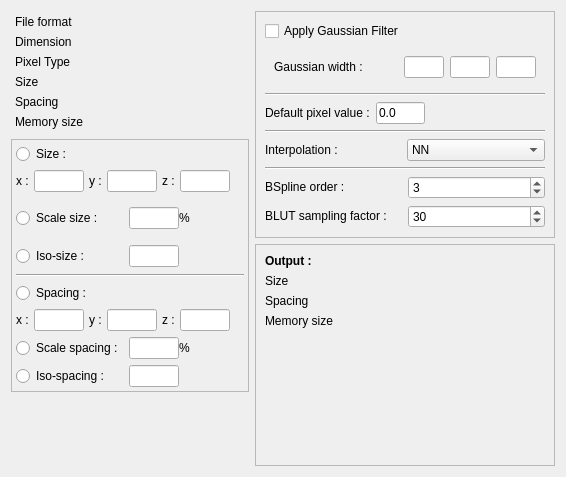
<?xml version="1.0" encoding="UTF-8"?>
<ui version="4.0">
 <class>vvToolResample</class>
 <widget class="QWidget" name="vvToolResample">
  <property name="geometry">
   <rect>
    <x>0</x>
    <y>0</y>
    <width>566</width>
    <height>477</height>
   </rect>
  </property>
  <property name="windowTitle">
   <string>Form</string>
  </property>
  <layout class="QHBoxLayout" name="horizontalLayout">
   <item>
    <layout class="QVBoxLayout" name="_14">
     <item>
      <widget class="QFrame" name="frame">
       <property name="frameShape">
        <enum>QFrame::NoFrame</enum>
       </property>
       <property name="frameShadow">
        <enum>QFrame::Raised</enum>
       </property>
       <layout class="QVBoxLayout" name="_15">
        <property name="margin">
         <number>4</number>
        </property>
        <item>
         <layout class="QHBoxLayout" name="_17">
          <item>
           <widget class="QLabel" name="label_3">
            <property name="text">
             <string>File format</string>
            </property>
           </widget>
          </item>
          <item>
           <widget class="QLabel" name="mInputFormatLabel">
            <property name="text">
             <string/>
            </property>
           </widget>
          </item>
         </layout>
        </item>
        <item>
         <layout class="QHBoxLayout" name="_18">
          <item>
           <widget class="QLabel" name="label_5">
            <property name="text">
             <string>Dimension</string>
            </property>
           </widget>
          </item>
          <item>
           <widget class="QLabel" name="mInputDimLabel">
            <property name="text">
             <string/>
            </property>
           </widget>
          </item>
         </layout>
        </item>
        <item>
         <layout class="QHBoxLayout" name="_19">
          <item>
           <widget class="QLabel" name="label_7">
            <property name="text">
             <string>Pixel Type</string>
            </property>
           </widget>
          </item>
          <item>
           <widget class="QLabel" name="mInputPixelTypeLabel">
            <property name="text">
             <string/>
            </property>
           </widget>
          </item>
         </layout>
        </item>
        <item>
         <layout class="QHBoxLayout" name="_20">
          <item>
           <widget class="QLabel" name="label_9">
            <property name="text">
             <string>Size</string>
            </property>
           </widget>
          </item>
          <item>
           <widget class="QLabel" name="mInputSizeLabel">
            <property name="text">
             <string/>
            </property>
           </widget>
          </item>
         </layout>
        </item>
        <item>
         <layout class="QHBoxLayout" name="_21">
          <item>
           <widget class="QLabel" name="label_11">
            <property name="text">
             <string>Spacing</string>
            </property>
           </widget>
          </item>
          <item>
           <widget class="QLabel" name="mInputSpacingLabel">
            <property name="text">
             <string/>
            </property>
           </widget>
          </item>
         </layout>
        </item>
        <item>
         <layout class="QHBoxLayout" name="_22">
          <item>
           <widget class="QLabel" name="label_6">
            <property name="text">
             <string>Memory size</string>
            </property>
           </widget>
          </item>
          <item>
           <widget class="QLabel" name="mInputMemoryLabel">
            <property name="text">
             <string/>
            </property>
           </widget>
          </item>
         </layout>
        </item>
       </layout>
      </widget>
     </item>
     <item>
      <widget class="QFrame" name="optionFrame">
       <property name="sizePolicy">
        <sizepolicy hsizetype="Preferred" vsizetype="Preferred">
         <horstretch>0</horstretch>
         <verstretch>0</verstretch>
        </sizepolicy>
       </property>
       <property name="frameShape">
        <enum>QFrame::StyledPanel</enum>
       </property>
       <property name="frameShadow">
        <enum>QFrame::Raised</enum>
       </property>
       <layout class="QGridLayout" name="_24">
        <property name="margin">
         <number>4</number>
        </property>
        <item row="0" column="0">
         <widget class="QRadioButton" name="sizeRadioButton">
          <property name="sizePolicy">
           <sizepolicy hsizetype="Fixed" vsizetype="Fixed">
            <horstretch>0</horstretch>
            <verstretch>0</verstretch>
           </sizepolicy>
          </property>
          <property name="text">
           <string>Size :</string>
          </property>
         </widget>
        </item>
        <item row="1" column="0" colspan="3">
         <widget class="QFrame" name="frame_2">
          <property name="sizePolicy">
           <sizepolicy hsizetype="Fixed" vsizetype="Fixed">
            <horstretch>0</horstretch>
            <verstretch>0</verstretch>
           </sizepolicy>
          </property>
          <property name="frameShape">
           <enum>QFrame::NoFrame</enum>
          </property>
          <property name="frameShadow">
           <enum>QFrame::Raised</enum>
          </property>
          <layout class="QGridLayout" name="_25">
           <property name="horizontalSpacing">
            <number>5</number>
           </property>
           <property name="verticalSpacing">
            <number>2</number>
           </property>
           <property name="margin">
            <number>0</number>
           </property>
           <item row="0" column="0">
            <widget class="QLabel" name="xSizeLabel">
             <property name="sizePolicy">
              <sizepolicy hsizetype="Fixed" vsizetype="Preferred">
               <horstretch>0</horstretch>
               <verstretch>0</verstretch>
              </sizepolicy>
             </property>
             <property name="text">
              <string>x :</string>
             </property>
            </widget>
           </item>
           <item row="0" column="1">
            <widget class="QLineEdit" name="xSizeLineEdit">
             <property name="sizePolicy">
              <sizepolicy hsizetype="Fixed" vsizetype="Fixed">
               <horstretch>0</horstretch>
               <verstretch>0</verstretch>
              </sizepolicy>
             </property>
             <property name="maximumSize">
              <size>
               <width>50</width>
               <height>16777215</height>
              </size>
             </property>
             <property name="layoutDirection">
              <enum>Qt::LeftToRight</enum>
             </property>
             <property name="text">
              <string/>
             </property>
             <property name="alignment">
              <set>Qt::AlignRight|Qt::AlignTrailing|Qt::AlignVCenter</set>
             </property>
             <property name="readOnly">
              <bool>true</bool>
             </property>
            </widget>
           </item>
           <item row="0" column="2">
            <widget class="QLabel" name="ySizeLabel">
             <property name="sizePolicy">
              <sizepolicy hsizetype="Fixed" vsizetype="Preferred">
               <horstretch>0</horstretch>
               <verstretch>0</verstretch>
              </sizepolicy>
             </property>
             <property name="text">
              <string>y :</string>
             </property>
            </widget>
           </item>
           <item row="0" column="3">
            <widget class="QLineEdit" name="ySizeLineEdit">
             <property name="sizePolicy">
              <sizepolicy hsizetype="Fixed" vsizetype="Fixed">
               <horstretch>0</horstretch>
               <verstretch>0</verstretch>
              </sizepolicy>
             </property>
             <property name="maximumSize">
              <size>
               <width>50</width>
               <height>16777215</height>
              </size>
             </property>
             <property name="layoutDirection">
              <enum>Qt::LeftToRight</enum>
             </property>
             <property name="alignment">
              <set>Qt::AlignRight|Qt::AlignTrailing|Qt::AlignVCenter</set>
             </property>
             <property name="readOnly">
              <bool>true</bool>
             </property>
            </widget>
           </item>
           <item row="0" column="4">
            <widget class="QLabel" name="zSizelabel">
             <property name="sizePolicy">
              <sizepolicy hsizetype="Fixed" vsizetype="Preferred">
               <horstretch>0</horstretch>
               <verstretch>0</verstretch>
              </sizepolicy>
             </property>
             <property name="text">
              <string>z :</string>
             </property>
            </widget>
           </item>
           <item row="0" column="5">
            <widget class="QLineEdit" name="zSizeLineEdit">
             <property name="enabled">
              <bool>true</bool>
             </property>
             <property name="sizePolicy">
              <sizepolicy hsizetype="Fixed" vsizetype="Fixed">
               <horstretch>0</horstretch>
               <verstretch>0</verstretch>
              </sizepolicy>
             </property>
             <property name="maximumSize">
              <size>
               <width>50</width>
               <height>16777215</height>
              </size>
             </property>
             <property name="layoutDirection">
              <enum>Qt::LeftToRight</enum>
             </property>
             <property name="alignment">
              <set>Qt::AlignRight|Qt::AlignTrailing|Qt::AlignVCenter</set>
             </property>
             <property name="readOnly">
              <bool>true</bool>
             </property>
            </widget>
           </item>
          </layout>
         </widget>
        </item>
        <item row="2" column="0">
         <widget class="QRadioButton" name="scaleSizeRadioButton">
          <property name="sizePolicy">
           <sizepolicy hsizetype="Fixed" vsizetype="Fixed">
            <horstretch>0</horstretch>
            <verstretch>0</verstretch>
           </sizepolicy>
          </property>
          <property name="text">
           <string>Scale size :</string>
          </property>
         </widget>
        </item>
        <item row="2" column="1">
         <widget class="QFrame" name="frame_6">
          <property name="sizePolicy">
           <sizepolicy hsizetype="Fixed" vsizetype="Preferred">
            <horstretch>0</horstretch>
            <verstretch>0</verstretch>
           </sizepolicy>
          </property>
          <property name="frameShape">
           <enum>QFrame::NoFrame</enum>
          </property>
          <property name="frameShadow">
           <enum>QFrame::Raised</enum>
          </property>
          <layout class="QGridLayout" name="_26">
           <property name="margin">
            <number>0</number>
           </property>
           <property name="spacing">
            <number>0</number>
           </property>
           <item row="0" column="0">
            <widget class="QLineEdit" name="scaleSizeLineEdit">
             <property name="maximumSize">
              <size>
               <width>50</width>
               <height>16777215</height>
              </size>
             </property>
             <property name="readOnly">
              <bool>true</bool>
             </property>
            </widget>
           </item>
           <item row="0" column="1">
            <widget class="QLabel" name="purcentLabel">
             <property name="sizePolicy">
              <sizepolicy hsizetype="Fixed" vsizetype="Preferred">
               <horstretch>0</horstretch>
               <verstretch>0</verstretch>
              </sizepolicy>
             </property>
             <property name="text">
              <string>%</string>
             </property>
            </widget>
           </item>
          </layout>
         </widget>
        </item>
        <item row="2" column="2">
         <spacer>
          <property name="orientation">
           <enum>Qt::Horizontal</enum>
          </property>
          <property name="sizeHint" stdset="0">
           <size>
            <width>50</width>
            <height>41</height>
           </size>
          </property>
         </spacer>
        </item>
        <item row="3" column="0">
         <widget class="QRadioButton" name="isoSizeRadioButton">
          <property name="text">
           <string>Iso-size :</string>
          </property>
         </widget>
        </item>
        <item row="3" column="1">
         <widget class="QLineEdit" name="isoSizeLineEdit">
          <property name="sizePolicy">
           <sizepolicy hsizetype="Fixed" vsizetype="Fixed">
            <horstretch>0</horstretch>
            <verstretch>0</verstretch>
           </sizepolicy>
          </property>
          <property name="maximumSize">
           <size>
            <width>50</width>
            <height>16777215</height>
           </size>
          </property>
          <property name="readOnly">
           <bool>true</bool>
          </property>
         </widget>
        </item>
        <item row="3" column="2">
         <spacer>
          <property name="orientation">
           <enum>Qt::Horizontal</enum>
          </property>
          <property name="sizeHint" stdset="0">
           <size>
            <width>50</width>
            <height>23</height>
           </size>
          </property>
         </spacer>
        </item>
        <item row="4" column="0" colspan="3">
         <widget class="Line" name="line">
          <property name="orientation">
           <enum>Qt::Horizontal</enum>
          </property>
         </widget>
        </item>
        <item row="5" column="0">
         <widget class="QRadioButton" name="spacingRadioButton">
          <property name="sizePolicy">
           <sizepolicy hsizetype="Fixed" vsizetype="Fixed">
            <horstretch>0</horstretch>
            <verstretch>0</verstretch>
           </sizepolicy>
          </property>
          <property name="text">
           <string>Spacing :</string>
          </property>
         </widget>
        </item>
        <item row="6" column="0" colspan="3">
         <widget class="QFrame" name="frame_4">
          <property name="sizePolicy">
           <sizepolicy hsizetype="Fixed" vsizetype="Fixed">
            <horstretch>0</horstretch>
            <verstretch>0</verstretch>
           </sizepolicy>
          </property>
          <property name="frameShape">
           <enum>QFrame::NoFrame</enum>
          </property>
          <property name="frameShadow">
           <enum>QFrame::Raised</enum>
          </property>
          <layout class="QGridLayout" name="_27">
           <property name="horizontalSpacing">
            <number>5</number>
           </property>
           <property name="verticalSpacing">
            <number>2</number>
           </property>
           <property name="margin">
            <number>0</number>
           </property>
           <item row="0" column="0">
            <widget class="QLabel" name="xSpacingLabel">
             <property name="sizePolicy">
              <sizepolicy hsizetype="Fixed" vsizetype="Preferred">
               <horstretch>0</horstretch>
               <verstretch>0</verstretch>
              </sizepolicy>
             </property>
             <property name="text">
              <string>x :</string>
             </property>
            </widget>
           </item>
           <item row="0" column="1">
            <widget class="QLineEdit" name="xSpacingLineEdit">
             <property name="sizePolicy">
              <sizepolicy hsizetype="Fixed" vsizetype="Fixed">
               <horstretch>0</horstretch>
               <verstretch>0</verstretch>
              </sizepolicy>
             </property>
             <property name="maximumSize">
              <size>
               <width>50</width>
               <height>16777215</height>
              </size>
             </property>
             <property name="layoutDirection">
              <enum>Qt::LeftToRight</enum>
             </property>
             <property name="text">
              <string/>
             </property>
             <property name="alignment">
              <set>Qt::AlignRight|Qt::AlignTrailing|Qt::AlignVCenter</set>
             </property>
             <property name="readOnly">
              <bool>true</bool>
             </property>
            </widget>
           </item>
           <item row="0" column="2">
            <widget class="QLabel" name="ySpacingLabel">
             <property name="sizePolicy">
              <sizepolicy hsizetype="Fixed" vsizetype="Preferred">
               <horstretch>0</horstretch>
               <verstretch>0</verstretch>
              </sizepolicy>
             </property>
             <property name="text">
              <string>y :</string>
             </property>
            </widget>
           </item>
           <item row="0" column="3">
            <widget class="QLineEdit" name="ySpacingLineEdit">
             <property name="sizePolicy">
              <sizepolicy hsizetype="Fixed" vsizetype="Fixed">
               <horstretch>0</horstretch>
               <verstretch>0</verstretch>
              </sizepolicy>
             </property>
             <property name="maximumSize">
              <size>
               <width>50</width>
               <height>16777215</height>
              </size>
             </property>
             <property name="layoutDirection">
              <enum>Qt::LeftToRight</enum>
             </property>
             <property name="alignment">
              <set>Qt::AlignRight|Qt::AlignTrailing|Qt::AlignVCenter</set>
             </property>
             <property name="readOnly">
              <bool>true</bool>
             </property>
            </widget>
           </item>
           <item row="0" column="4">
            <widget class="QLabel" name="zSpacingLabel">
             <property name="sizePolicy">
              <sizepolicy hsizetype="Fixed" vsizetype="Preferred">
               <horstretch>0</horstretch>
               <verstretch>0</verstretch>
              </sizepolicy>
             </property>
             <property name="text">
              <string>z :</string>
             </property>
            </widget>
           </item>
           <item row="0" column="5">
            <widget class="QLineEdit" name="zSpacingLineEdit">
             <property name="sizePolicy">
              <sizepolicy hsizetype="Fixed" vsizetype="Fixed">
               <horstretch>0</horstretch>
               <verstretch>0</verstretch>
              </sizepolicy>
             </property>
             <property name="maximumSize">
              <size>
               <width>50</width>
               <height>16777215</height>
              </size>
             </property>
             <property name="layoutDirection">
              <enum>Qt::LeftToRight</enum>
             </property>
             <property name="alignment">
              <set>Qt::AlignRight|Qt::AlignTrailing|Qt::AlignVCenter</set>
             </property>
             <property name="readOnly">
              <bool>true</bool>
             </property>
            </widget>
           </item>
          </layout>
         </widget>
        </item>
        <item row="7" column="0">
         <widget class="QRadioButton" name="scaleSpacingRadioButton">
          <property name="sizePolicy">
           <sizepolicy hsizetype="Fixed" vsizetype="Fixed">
            <horstretch>0</horstretch>
            <verstretch>0</verstretch>
           </sizepolicy>
          </property>
          <property name="text">
           <string>Scale spacing :</string>
          </property>
         </widget>
        </item>
        <item row="7" column="1">
         <widget class="QFrame" name="frame_5">
          <property name="sizePolicy">
           <sizepolicy hsizetype="Fixed" vsizetype="Preferred">
            <horstretch>0</horstretch>
            <verstretch>0</verstretch>
           </sizepolicy>
          </property>
          <property name="frameShape">
           <enum>QFrame::NoFrame</enum>
          </property>
          <property name="frameShadow">
           <enum>QFrame::Raised</enum>
          </property>
          <layout class="QGridLayout" name="_28">
           <property name="margin">
            <number>0</number>
           </property>
           <property name="spacing">
            <number>0</number>
           </property>
           <item row="0" column="0">
            <widget class="QLineEdit" name="scaleSpacingLineEdit">
             <property name="maximumSize">
              <size>
               <width>50</width>
               <height>16777215</height>
              </size>
             </property>
             <property name="readOnly">
              <bool>true</bool>
             </property>
            </widget>
           </item>
           <item row="0" column="1">
            <widget class="QLabel" name="purcentLabel2">
             <property name="sizePolicy">
              <sizepolicy hsizetype="Fixed" vsizetype="Preferred">
               <horstretch>0</horstretch>
               <verstretch>0</verstretch>
              </sizepolicy>
             </property>
             <property name="text">
              <string>%</string>
             </property>
            </widget>
           </item>
          </layout>
         </widget>
        </item>
        <item row="7" column="2">
         <spacer>
          <property name="orientation">
           <enum>Qt::Horizontal</enum>
          </property>
          <property name="sizeHint" stdset="0">
           <size>
            <width>50</width>
            <height>20</height>
           </size>
          </property>
         </spacer>
        </item>
        <item row="8" column="0">
         <widget class="QRadioButton" name="isoSpacingRadioButton">
          <property name="sizePolicy">
           <sizepolicy hsizetype="Preferred" vsizetype="Fixed">
            <horstretch>0</horstretch>
            <verstretch>0</verstretch>
           </sizepolicy>
          </property>
          <property name="text">
           <string>Iso-spacing :</string>
          </property>
         </widget>
        </item>
        <item row="8" column="1">
         <widget class="QLineEdit" name="isoSpacingLineEdit">
          <property name="sizePolicy">
           <sizepolicy hsizetype="Fixed" vsizetype="Fixed">
            <horstretch>0</horstretch>
            <verstretch>0</verstretch>
           </sizepolicy>
          </property>
          <property name="maximumSize">
           <size>
            <width>50</width>
            <height>16777215</height>
           </size>
          </property>
          <property name="readOnly">
           <bool>true</bool>
          </property>
         </widget>
        </item>
        <item row="8" column="2">
         <spacer>
          <property name="orientation">
           <enum>Qt::Horizontal</enum>
          </property>
          <property name="sizeHint" stdset="0">
           <size>
            <width>50</width>
            <height>20</height>
           </size>
          </property>
         </spacer>
        </item>
       </layout>
      </widget>
     </item>
     <item>
      <spacer>
       <property name="orientation">
        <enum>Qt::Vertical</enum>
       </property>
       <property name="sizeHint" stdset="0">
        <size>
         <width>20</width>
         <height>40</height>
        </size>
       </property>
      </spacer>
     </item>
    </layout>
   </item>
   <item>
    <layout class="QVBoxLayout">
     <item>
      <widget class="QFrame" name="frame_3">
       <property name="sizePolicy">
        <sizepolicy hsizetype="Preferred" vsizetype="Expanding">
         <horstretch>0</horstretch>
         <verstretch>0</verstretch>
        </sizepolicy>
       </property>
       <property name="frameShape">
        <enum>QFrame::StyledPanel</enum>
       </property>
       <property name="frameShadow">
        <enum>QFrame::Raised</enum>
       </property>
       <layout class="QVBoxLayout" name="_2">
        <item>
         <layout class="QVBoxLayout" name="_3">
          <item>
           <widget class="QCheckBox" name="gaussianFilterCheckBox">
            <property name="text">
             <string>Apply Gaussian Filter</string>
            </property>
           </widget>
          </item>
          <item>
           <widget class="QFrame" name="frame_7">
            <property name="sizePolicy">
             <sizepolicy hsizetype="Preferred" vsizetype="Fixed">
              <horstretch>0</horstretch>
              <verstretch>0</verstretch>
             </sizepolicy>
            </property>
            <property name="frameShape">
             <enum>QFrame::NoFrame</enum>
            </property>
            <property name="frameShadow">
             <enum>QFrame::Raised</enum>
            </property>
            <layout class="QHBoxLayout" name="_4">
             <item>
              <widget class="QLabel" name="gaussianFilterLabel">
               <property name="sizePolicy">
                <sizepolicy hsizetype="Preferred" vsizetype="Fixed">
                 <horstretch>0</horstretch>
                 <verstretch>0</verstretch>
                </sizepolicy>
               </property>
               <property name="text">
                <string>Gaussian width :</string>
               </property>
              </widget>
             </item>
             <item>
              <widget class="QLineEdit" name="xGaussianLineEdit">
               <property name="maximumSize">
                <size>
                 <width>40</width>
                 <height>16777215</height>
                </size>
               </property>
              </widget>
             </item>
             <item>
              <widget class="QLineEdit" name="yGaussianLineEdit">
               <property name="maximumSize">
                <size>
                 <width>40</width>
                 <height>16777215</height>
                </size>
               </property>
               <property name="text">
                <string/>
               </property>
               <property name="readOnly">
                <bool>false</bool>
               </property>
              </widget>
             </item>
             <item>
              <widget class="QLineEdit" name="zGaussianLineEdit">
               <property name="maximumSize">
                <size>
                 <width>40</width>
                 <height>16777215</height>
                </size>
               </property>
              </widget>
             </item>
            </layout>
           </widget>
          </item>
         </layout>
        </item>
        <item>
         <widget class="Line" name="line_2">
          <property name="orientation">
           <enum>Qt::Horizontal</enum>
          </property>
         </widget>
        </item>
        <item>
         <layout class="QHBoxLayout" name="_5">
          <item>
           <widget class="QLabel" name="defaultPixelValueLabel">
            <property name="sizePolicy">
             <sizepolicy hsizetype="Preferred" vsizetype="Fixed">
              <horstretch>0</horstretch>
              <verstretch>0</verstretch>
             </sizepolicy>
            </property>
            <property name="text">
             <string>Default pixel value :</string>
            </property>
           </widget>
          </item>
          <item>
           <widget class="QLineEdit" name="defaultPixelValueLineEdit">
            <property name="maximumSize">
             <size>
              <width>50</width>
              <height>16777215</height>
             </size>
            </property>
            <property name="text">
             <string>0.0</string>
            </property>
           </widget>
          </item>
          <item>
           <spacer>
            <property name="orientation">
             <enum>Qt::Horizontal</enum>
            </property>
            <property name="sizeHint" stdset="0">
             <size>
              <width>121</width>
              <height>21</height>
             </size>
            </property>
           </spacer>
          </item>
         </layout>
        </item>
        <item>
         <widget class="Line" name="line_3">
          <property name="orientation">
           <enum>Qt::Horizontal</enum>
          </property>
         </widget>
        </item>
        <item>
         <layout class="QHBoxLayout" name="_6">
          <item>
           <widget class="QLabel" name="InterpolationLabel">
            <property name="sizePolicy">
             <sizepolicy hsizetype="Preferred" vsizetype="Fixed">
              <horstretch>0</horstretch>
              <verstretch>0</verstretch>
             </sizepolicy>
            </property>
            <property name="text">
             <string>Interpolation :</string>
            </property>
           </widget>
          </item>
          <item>
           <widget class="QComboBox" name="interpolationComboBox">
            <item>
             <property name="text">
              <string>NN</string>
             </property>
            </item>
            <item>
             <property name="text">
              <string>Linear</string>
             </property>
            </item>
            <item>
             <property name="text">
              <string>BSpline</string>
             </property>
            </item>
            <item>
             <property name="text">
              <string>Blut (faster BSpline)</string>
             </property>
            </item>
            <item>
             <property name="text">
              <string>Windowed Sinc</string>
             </property>
            </item>
           </widget>
          </item>
         </layout>
        </item>
        <item>
         <widget class="Line" name="line_4">
          <property name="orientation">
           <enum>Qt::Horizontal</enum>
          </property>
         </widget>
        </item>
        <item>
         <layout class="QHBoxLayout" name="_7">
          <item>
           <widget class="QLabel" name="bSplineLabel">
            <property name="sizePolicy">
             <sizepolicy hsizetype="Preferred" vsizetype="Fixed">
              <horstretch>0</horstretch>
              <verstretch>0</verstretch>
             </sizepolicy>
            </property>
            <property name="text">
             <string>BSpline order :</string>
            </property>
           </widget>
          </item>
          <item>
           <widget class="QSpinBox" name="bSplineOrderSpinBox">
            <property name="maximum">
             <number>5</number>
            </property>
            <property name="value">
             <number>3</number>
            </property>
           </widget>
          </item>
         </layout>
        </item>
        <item>
         <layout class="QHBoxLayout" name="_8">
          <item>
           <widget class="QLabel" name="bLUTFactorLabel">
            <property name="sizePolicy">
             <sizepolicy hsizetype="Preferred" vsizetype="Fixed">
              <horstretch>0</horstretch>
              <verstretch>0</verstretch>
             </sizepolicy>
            </property>
            <property name="minimumSize">
             <size>
              <width>0</width>
              <height>16</height>
             </size>
            </property>
            <property name="text">
             <string>BLUT sampling factor :</string>
            </property>
           </widget>
          </item>
          <item>
           <widget class="QSpinBox" name="bLUTSpinBox">
            <property name="value">
             <number>30</number>
            </property>
           </widget>
          </item>
         </layout>
        </item>
       </layout>
      </widget>
     </item>
     <item>
      <widget class="QFrame" name="frame_8">
       <property name="frameShape">
        <enum>QFrame::StyledPanel</enum>
       </property>
       <property name="frameShadow">
        <enum>QFrame::Raised</enum>
       </property>
       <layout class="QVBoxLayout" name="_9">
        <item>
         <widget class="QLabel" name="outputLabel">
          <property name="sizePolicy">
           <sizepolicy hsizetype="Preferred" vsizetype="Fixed">
            <horstretch>0</horstretch>
            <verstretch>0</verstretch>
           </sizepolicy>
          </property>
          <property name="text">
           <string>&lt;html&gt;&lt;head&gt;&lt;meta name=&quot;qrichtext&quot; content=&quot;1&quot; /&gt;&lt;style type=&quot;text/css&quot;&gt;
p, li { white-space: pre-wrap; }
&lt;/style&gt;&lt;/head&gt;&lt;body style=&quot; font-family:'Sans Serif'; font-size:9pt; font-weight:400; font-style:normal;&quot;&gt;
&lt;p style=&quot; margin-top:0px; margin-bottom:0px; margin-left:0px; margin-right:0px; -qt-block-indent:0; text-indent:0px;&quot;&gt;&lt;span style=&quot; font-weight:600;&quot;&gt;Output :&lt;/span&gt;&lt;/p&gt;&lt;/body&gt;&lt;/html&gt;</string>
          </property>
         </widget>
        </item>
        <item>
         <layout class="QHBoxLayout" name="_10">
          <item>
           <widget class="QLabel" name="label_10">
            <property name="text">
             <string>Size</string>
            </property>
           </widget>
          </item>
          <item>
           <widget class="QLabel" name="mOutputSizeLabel">
            <property name="text">
             <string/>
            </property>
           </widget>
          </item>
         </layout>
        </item>
        <item>
         <layout class="QHBoxLayout" name="_11">
          <item>
           <widget class="QLabel" name="label_12">
            <property name="text">
             <string>Spacing</string>
            </property>
           </widget>
          </item>
          <item>
           <widget class="QLabel" name="mOutputSpacingLabel">
            <property name="text">
             <string/>
            </property>
           </widget>
          </item>
         </layout>
        </item>
        <item>
         <layout class="QHBoxLayout" name="_12">
          <item>
           <widget class="QLabel" name="label_4">
            <property name="text">
             <string>Memory size</string>
            </property>
           </widget>
          </item>
          <item>
           <widget class="QLabel" name="mOutputMemoryLabel">
            <property name="text">
             <string/>
            </property>
           </widget>
          </item>
         </layout>
        </item>
        <item>
         <spacer>
          <property name="orientation">
           <enum>Qt::Vertical</enum>
          </property>
          <property name="sizeHint" stdset="0">
           <size>
            <width>20</width>
            <height>40</height>
           </size>
          </property>
         </spacer>
        </item>
       </layout>
      </widget>
     </item>
    </layout>
   </item>
  </layout>
 </widget>
 <resources/>
 <connections/>
</ui>
